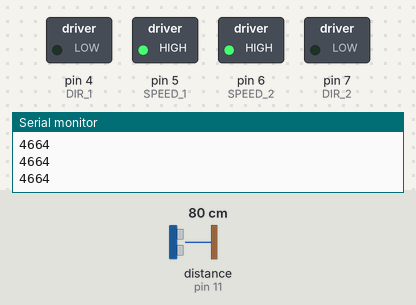
Recording of a sketch running on a simulated Arduino Uno, built with avr-gcc and run on an emulated ATmega328P. On the bench: switched loads named in the sketch (green lamp = pin HIGH), the last lines printed to the serial monitor. Inputs (shaded band) come from the test bench; at power-on: distance to the obstacle (sensor on pin 11) 80 cm. The echo pulse lasts 58.3 µs per cm.

Above: at 1.2 s.
1.3 s: distance to the obstacle (sensor on pin 11) set to 22 cm
2.8 s: distance to the obstacle (sensor on pin 11) set to 18 cm
At 3.8 s:
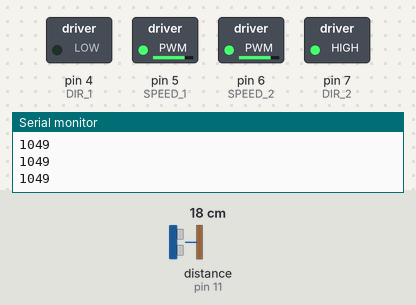
4.5 s: distance to the obstacle (sensor on pin 11) set to 35 cm
At 5.6 s:
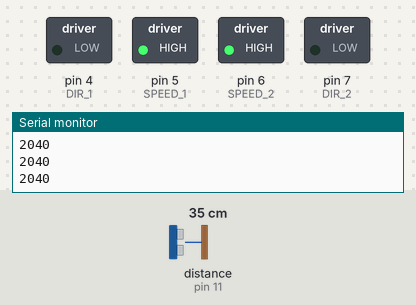
6.1 s: distance to the obstacle (sensor on pin 11) set to 2 cm
At 7.5 s:
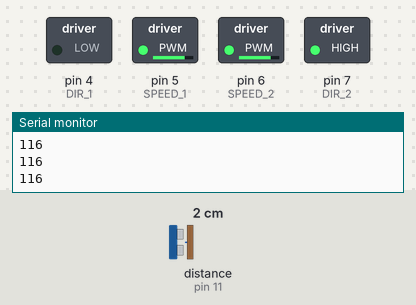
7.8 s: distance to the obstacle (sensor on pin 11) set to 60 cm
At 9.1 s:
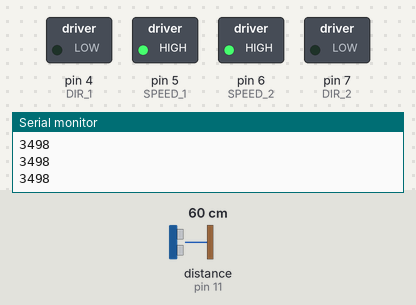
Timing chart, 0 to 10.5 s (numbered marks = the images above; inputs shaded):
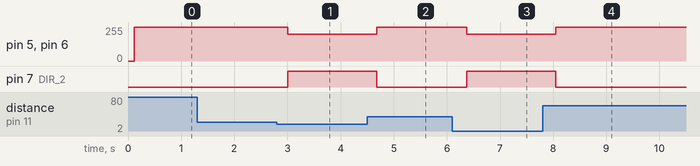

Measured:
- the behaviour switches between 21 and 20 cm on distance to the obstacle (sensor on pin 11) (found by bisection; images 0 and 1)
- after the input at 2.8 s, pin 5 (SPEED_1), pin 6 (SPEED_2): 255/255 → 200/255 after 0.20 s; pin 7 (DIR_2): LOW → HIGH after 0.20 s
- after the input at 4.5 s, pin 5 (SPEED_1), pin 6 (SPEED_2): 200/255 → 255/255 after 0.18 s; pin 7 (DIR_2): HIGH → LOW after 0.18 s
- after the input at 6.1 s, pin 5 (SPEED_1), pin 6 (SPEED_2): 255/255 → 200/255 after 0.27 s; pin 7 (DIR_2): LOW → HIGH after 0.27 s
- after the input at 7.8 s, pin 5 (SPEED_1), pin 6 (SPEED_2): 200/255 → 255/255 after 0.25 s; pin 7 (DIR_2): HIGH → LOW after 0.25 s

The sketch:

vzuh.ino
```cpp
#include <NewPing.h>

// Моторы подключаются к клеммам M1+, M1-, M2+, M2-
// Если полюса моторов окажутся перепутаны при подключении,
// можно изменить соответствующие константы CON_MOTOR с 0 на 1
#define CON_MOTOR1     1
#define CON_MOTOR2     1

// Motor shield использует четыре контакта 4, 5, 6, 7 для управления моторами
// 4 и 7 — для направления, 5 и 6 — для скорости
#define SPEED_1      5
#define DIR_1        4

#define SPEED_2      6
#define DIR_2        7

// Возможные направления движения робота
#define FORWARD   0
#define BACKWARD  1
#define LEFT      2
#define RIGHT     3

#define TRIGGER_PIN  12
#define ECHO_PIN     11

NewPing sonar(TRIGGER_PIN, ECHO_PIN);

/*
   В функции `go` мы управляем направлением движения и скоростью
*/
void go(int newDirection, int speed)
{
  boolean motorDirection_1, motorDirection_2;

  switch ( newDirection ) {

    case FORWARD:
      motorDirection_1 = true;
      motorDirection_2 = true;
      break;
    case BACKWARD:
      motorDirection_1 = false;
      motorDirection_2 = false;
      break;
    case LEFT:
      motorDirection_1 = true;
      motorDirection_2 = false;
      break;
    case RIGHT:
      motorDirection_1 = false;
      motorDirection_2 = true;
      break;
  }

  // Если мы ошиблись с подключением - меняем направление на обратное
  motorDirection_1 = CON_MOTOR1 ^ motorDirection_1;
  motorDirection_2 = CON_MOTOR2 ^ motorDirection_2;

  // Поехали! Скорость может меняться в пределах от 0 до 255.
  analogWrite(SPEED_1, speed);
  analogWrite(SPEED_2, speed);

  digitalWrite(DIR_1, motorDirection_1);
  digitalWrite(DIR_2, motorDirection_2);
}
void setup()
{
  // Настраивает выводы платы 4, 5, 6, 7 на вывод сигналов
  for (int i = 4; i <= 7; i++)
    pinMode(i, OUTPUT);
  Serial.begin(9600);

}

void loop()
{


  // Едем секунду вперёд на максимальной скорости
  //go(FORWARD, 255);
  int cm = sonar.ping_median();
  Serial.println(cm);
  if ((cm < 1200) and (cm > 0)) {
    go(FORWARD, 0);
    go(LEFT, 200);
  }
  else
  {
    go(FORWARD, 255);
  }
  delay(50);


}
```
